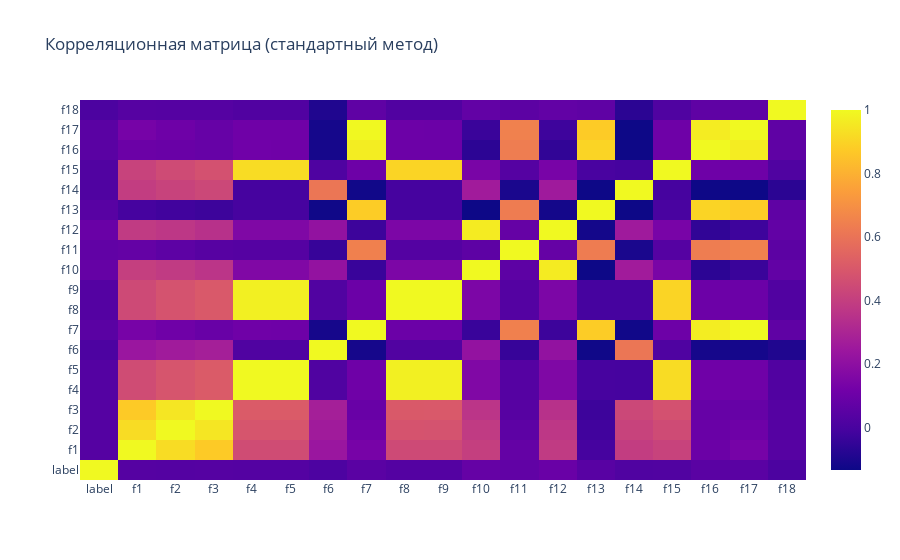

Notebook code cell kept with this figure:
### Code cell
# корреляционная матрица немного изменяется
# видны корреляции меджду данными которые прощены вместе

list_of_columns = ["label"] + [f"f{i}" for i in range(1, 19) if f"f{i}" in df_train.columns]
correlation_list = df_train[list_of_columns].corr()
# correlation_list = df.corr(method = "spearman")
# correlation_list = df.corr(method = "kendall")


fig = go.Figure(data = go.Heatmap(z = correlation_list,
                                  x = list_of_columns,
                                  y = list_of_columns,
                                  hoverongaps = True))

fig.update_layout(title = "Корреляционная матрица (стандартный метод)")

fig.show()

### Figure 1 — Plotly figure (JSON) as saved in the notebook; plotly's stock layout.template omitted (floating-point values rounded to 4 significant figures; data arrays with more than 128 entries replaced by an {"elided": "..."} marker saying what was removed)
{"data": [{"hoverongaps": true, "type": "heatmap", "x": ["label", "f1", "f2", "f3", "f4", "f5", "f6", "f7", "f8", "f9", "f10", "f11", "f12", "f13", "f14", "f15", "f16", "f17", "f18"], "y": ["label", "f1", "f2", "f3", "f4", "f5", "f6", "f7", "f8", "f9", "f10", "f11", "f12", "f13", "f14", "f15", "f16", "f17", "f18"], "z": {"elided": "19x19 float values"}}], "layout": {"title": {"text": "Корреляционная матрица (стандартный метод)"}}}
